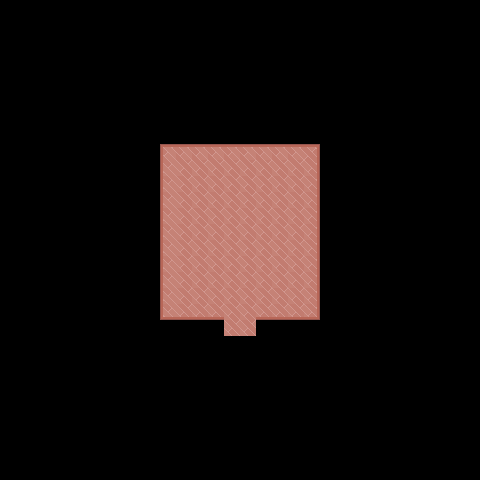

The image is a tile-based game level rendered from a .tmx file. Its description and complete source (layers, tilesets, objects, tile grids) follow:
An orthogonal 30x30 tile map with 16x16 px tiles, 3 tile layers (Background, Walls, FrontDoor), 2 tilesets.

<map version="1.10" tiledversion="1.11.2" orientation="orthogonal" renderorder="right-down" width="30" height="30" tilewidth="16" tileheight="16" infinite="0" nextlayerid="4" nextobjectid="1">
 <editorsettings>
  <export target="../src/phaser-client/public/assets/BasiliaTownStarterHomeInsideMap.json" format="json" />
 </editorsettings>
 <tileset firstgid="1" name="tileset_by_chaoticcherrycake_d5xdb0y" tilewidth="16" tileheight="16" tilecount="21000" columns="140">
  <image source="tileset_by_chaoticcherrycake_d5xdb0y.png" width="2240" height="2400" />
 </tileset>
 <tileset firstgid="21001" name="tileset_by_chaoticcherrycake_d5xdb0y" tilewidth="16" tileheight="16" tilecount="21000" columns="140">
  <image source="tileset_by_chaoticcherrycake_d5xdb0y.png" width="2240" height="2400" />
 </tileset>
 <layer id="1" name="Background" width="30" height="30">
  <data encoding="csv">
0,0,0,0,0,0,0,0,0,0,0,0,0,0,0,0,0,0,0,0,0,0,0,0,0,0,0,0,0,0,
0,0,0,0,0,0,0,0,0,0,0,0,0,0,0,0,0,0,0,0,0,0,0,0,0,0,0,0,0,0,
0,0,0,0,0,0,0,0,0,0,0,0,0,0,0,0,0,0,0,0,0,0,0,0,0,0,0,0,0,0,
0,0,0,0,0,0,0,0,0,0,0,0,0,0,0,0,0,0,0,0,0,0,0,0,0,0,0,0,0,0,
0,0,0,0,0,0,0,0,0,0,0,0,0,0,0,0,0,0,0,0,0,0,0,0,0,0,0,0,0,0,
0,0,0,0,0,0,0,0,0,0,0,0,0,0,0,0,0,0,0,0,0,0,0,0,0,0,0,0,0,0,
0,0,0,0,0,0,0,0,0,0,0,0,0,0,0,0,0,0,0,0,0,0,0,0,0,0,0,0,0,0,
0,0,0,0,0,0,0,0,0,0,0,0,0,0,0,0,0,0,0,0,0,0,0,0,0,0,0,0,0,0,
0,0,0,0,0,0,0,0,0,0,0,0,0,0,0,0,0,0,0,0,0,0,0,0,0,0,0,0,0,0,
0,0,0,0,0,0,0,0,0,0,2163,2165,2165,2165,2165,2165,2165,2165,2165,2166,0,0,0,0,0,0,0,0,0,0,
0,0,0,0,0,0,0,0,0,0,2303,2304,2304,2304,2304,2304,2304,2304,2304,2306,0,0,0,0,0,0,0,0,0,0,
0,0,0,0,0,0,0,0,0,0,2303,2304,2304,2304,2304,2304,2304,2304,2304,2306,0,0,0,0,0,0,0,0,0,0,
0,0,0,0,0,0,0,0,0,0,2303,2304,2304,2304,2304,2304,2304,2304,2304,2306,0,0,0,0,0,0,0,0,0,0,
0,0,0,0,0,0,0,0,0,0,2303,2304,2304,2304,2304,2304,2304,2304,2304,2306,0,0,0,0,0,0,0,0,0,0,
0,0,0,0,0,0,0,0,0,0,2303,2304,2304,2304,2304,2304,2304,2304,2304,2306,0,0,0,0,0,0,0,0,0,0,
0,0,0,0,0,0,0,0,0,0,2303,2304,2304,2304,2304,2304,2304,2304,2304,2306,0,0,0,0,0,0,0,0,0,0,
0,0,0,0,0,0,0,0,0,0,2303,2304,2304,2304,2304,2304,2304,2304,2304,2306,0,0,0,0,0,0,0,0,0,0,
0,0,0,0,0,0,0,0,0,0,2303,2304,2304,2304,2304,2304,2304,2304,2304,2306,0,0,0,0,0,0,0,0,0,0,
0,0,0,0,0,0,0,0,0,0,2303,2304,2304,2304,2304,2304,2304,2304,2304,2306,0,0,0,0,0,0,0,0,0,0,
0,0,0,0,0,0,0,0,0,0,2583,2584,2584,2584,2304,2304,2584,2584,2584,2586,0,0,0,0,0,0,0,0,0,0,
0,0,0,0,0,0,0,0,0,0,0,0,0,0,2304,2304,0,0,0,0,0,0,0,0,0,0,0,0,0,0,
0,0,0,0,0,0,0,0,0,0,0,0,0,0,0,0,0,0,0,0,0,0,0,0,0,0,0,0,0,0,
0,0,0,0,0,0,0,0,0,0,0,0,0,0,0,0,0,0,0,0,0,0,0,0,0,0,0,0,0,0,
0,0,0,0,0,0,0,0,0,0,0,0,0,0,0,0,0,0,0,0,0,0,0,0,0,0,0,0,0,0,
0,0,0,0,0,0,0,0,0,0,0,0,0,0,0,0,0,0,0,0,0,0,0,0,0,0,0,0,0,0,
0,0,0,0,0,0,0,0,0,0,0,0,0,0,0,0,0,0,0,0,0,0,0,0,0,0,0,0,0,0,
0,0,0,0,0,0,0,0,0,0,0,0,0,0,0,0,0,0,0,0,0,0,0,0,0,0,0,0,0,0,
0,0,0,0,0,0,0,0,0,0,0,0,0,0,0,0,0,0,0,0,0,0,0,0,0,0,0,0,0,0,
0,0,0,0,0,0,0,0,0,0,0,0,0,0,0,0,0,0,0,0,0,0,0,0,0,0,0,0,0,0,
0,0,0,0,0,0,0,0,0,0,0,0,0,0,0,0,0,0,0,0,0,0,0,0,0,0,0,0,0,0
</data>
 </layer>
 <layer id="2" name="Walls" width="30" height="30">
  <properties>
   <property name="ge_collide" type="bool" value="true" />
  </properties>
  <data encoding="csv">
0,0,0,0,0,0,0,0,0,0,0,0,0,0,0,0,0,0,0,0,0,0,0,0,0,0,0,0,0,0,
0,0,0,0,0,0,0,0,0,0,0,0,0,0,0,0,0,0,0,0,0,0,0,0,0,0,0,0,0,0,
0,0,0,0,0,0,0,0,0,0,0,0,0,0,0,0,0,0,0,0,0,0,0,0,0,0,0,0,0,0,
0,0,0,0,0,0,0,0,0,0,0,0,0,0,0,0,0,0,0,0,0,0,0,0,0,0,0,0,0,0,
0,0,0,0,0,0,0,0,0,0,0,0,0,0,0,0,0,0,0,0,0,0,0,0,0,0,0,0,0,0,
0,0,0,0,0,0,0,0,0,0,0,0,0,0,0,0,0,0,0,0,0,0,0,0,0,0,0,0,0,0,
0,0,0,0,0,0,0,0,0,0,0,0,0,0,0,0,0,0,0,0,0,0,0,0,0,0,0,0,0,0,
0,0,0,0,0,0,0,0,0,0,0,0,0,0,0,0,0,0,0,0,0,0,0,0,0,0,0,0,0,0,
0,0,0,0,0,0,0,0,0,3151,3151,3151,3151,3151,3151,3151,3151,3151,3151,3151,3151,0,0,0,0,0,0,0,0,0,
0,0,0,0,0,0,0,0,0,3151,0,0,0,0,0,0,0,0,0,0,3151,0,0,0,0,0,0,0,0,0,
0,0,0,0,0,0,0,0,0,3151,0,0,0,0,0,0,0,0,0,0,3151,0,0,0,0,0,0,0,0,0,
0,0,0,0,0,0,0,0,0,3151,0,0,0,0,0,0,0,0,0,0,3151,0,0,0,0,0,0,0,0,0,
0,0,0,0,0,0,0,0,0,3151,0,0,0,0,0,0,0,0,0,0,3151,0,0,0,0,0,0,0,0,0,
0,0,0,0,0,0,0,0,3151,3151,0,0,0,0,0,0,0,0,0,0,3151,0,0,0,0,0,0,0,0,0,
0,0,0,0,0,0,0,0,3151,3151,0,0,0,0,0,0,0,0,0,0,3151,0,0,0,0,0,0,0,0,0,
0,0,0,0,0,0,0,0,3151,3151,0,0,0,0,0,0,0,0,0,0,3151,0,0,0,0,0,0,0,0,0,
0,0,0,0,0,0,0,0,0,3151,0,0,0,0,0,0,0,0,0,0,3151,0,0,0,0,0,0,0,0,0,
0,0,0,0,0,0,0,0,0,3151,0,0,0,0,0,0,0,0,0,0,3151,0,0,0,0,0,0,0,0,0,
0,0,0,0,0,0,0,0,0,3151,0,0,0,0,0,0,0,0,0,0,3151,0,0,0,0,0,0,0,0,0,
0,0,0,0,0,0,0,0,0,3151,0,0,0,0,0,0,0,0,0,0,3151,0,0,0,0,0,0,0,0,0,
0,0,0,0,0,0,0,0,0,3151,3151,3151,3151,3151,0,0,3151,3151,3151,3151,3151,0,0,0,0,0,0,0,0,0,
0,0,0,0,0,0,0,0,0,0,0,0,0,3151,0,0,3151,0,0,0,0,0,0,0,0,0,0,0,0,0,
0,0,0,0,0,0,0,0,0,0,0,0,0,0,0,0,0,0,0,0,0,0,0,0,0,0,0,0,0,0,
0,0,0,0,0,0,0,0,0,0,0,0,0,0,0,0,0,0,0,0,0,0,0,0,0,0,0,0,0,0,
0,0,0,0,0,0,0,0,0,0,0,0,0,0,0,0,0,0,0,0,0,0,0,0,0,0,0,0,0,0,
0,0,0,0,0,0,0,0,0,0,0,0,0,0,0,0,0,0,0,0,0,0,0,0,0,0,0,0,0,0,
0,0,0,0,0,0,0,0,0,0,0,0,0,0,0,0,0,0,0,0,0,0,0,0,0,0,0,0,0,0,
0,0,0,0,0,0,0,0,0,0,0,0,0,0,0,0,0,0,0,0,0,0,0,0,0,0,0,0,0,0,
0,0,0,0,0,0,0,0,0,0,0,0,0,0,0,0,0,0,0,0,0,0,0,0,0,0,0,0,0,0,
0,0,0,0,0,0,0,0,0,0,0,0,0,0,0,0,0,0,0,0,0,0,0,0,0,0,0,0,0,0
</data>
 </layer>
 <layer id="3" name="FrontDoor" width="30" height="30">
  <properties>
   <property name="ge_scene" value="{&quot;StartPosition&quot;: {&quot;x&quot;: 4, &quot;y&quot;: 23}, &quot;SceneName&quot;: &quot;BasiliaTownScene&quot;}" />
  </properties>
  <data encoding="csv">
0,0,0,0,0,0,0,0,0,0,0,0,0,0,0,0,0,0,0,0,0,0,0,0,0,0,0,0,0,0,
0,0,0,0,0,0,0,0,0,0,0,0,0,0,0,0,0,0,0,0,0,0,0,0,0,0,0,0,0,0,
0,0,0,0,0,0,0,0,0,0,0,0,0,0,0,0,0,0,0,0,0,0,0,0,0,0,0,0,0,0,
0,0,0,0,0,0,0,0,0,0,0,0,0,0,0,0,0,0,0,0,0,0,0,0,0,0,0,0,0,0,
0,0,0,0,0,0,0,0,0,0,0,0,0,0,0,0,0,0,0,0,0,0,0,0,0,0,0,0,0,0,
0,0,0,0,0,0,0,0,0,0,0,0,0,0,0,0,0,0,0,0,0,0,0,0,0,0,0,0,0,0,
0,0,0,0,0,0,0,0,0,0,0,0,0,0,0,0,0,0,0,0,0,0,0,0,0,0,0,0,0,0,
0,0,0,0,0,0,0,0,0,0,0,0,0,0,0,0,0,0,0,0,0,0,0,0,0,0,0,0,0,0,
0,0,0,0,0,0,0,0,0,0,0,0,0,0,0,0,0,0,0,0,0,0,0,0,0,0,0,0,0,0,
0,0,0,0,0,0,0,0,0,0,0,0,0,0,0,0,0,0,0,0,0,0,0,0,0,0,0,0,0,0,
0,0,0,0,0,0,0,0,0,0,0,0,0,0,0,0,0,0,0,0,0,0,0,0,0,0,0,0,0,0,
0,0,0,0,0,0,0,0,0,0,0,0,0,0,0,0,0,0,0,0,0,0,0,0,0,0,0,0,0,0,
0,0,0,0,0,0,0,0,0,0,0,0,0,0,0,0,0,0,0,0,0,0,0,0,0,0,0,0,0,0,
0,0,0,0,0,0,0,0,0,0,0,0,0,0,0,0,0,0,0,0,0,0,0,0,0,0,0,0,0,0,
0,0,0,0,0,0,0,0,0,0,0,0,0,0,0,0,0,0,0,0,0,0,0,0,0,0,0,0,0,0,
0,0,0,0,0,0,0,0,0,0,0,0,0,0,0,0,0,0,0,0,0,0,0,0,0,0,0,0,0,0,
0,0,0,0,0,0,0,0,0,0,0,0,0,0,0,0,0,0,0,0,0,0,0,0,0,0,0,0,0,0,
0,0,0,0,0,0,0,0,0,0,0,0,0,0,0,0,0,0,0,0,0,0,0,0,0,0,0,0,0,0,
0,0,0,0,0,0,0,0,0,0,0,0,0,0,0,0,0,0,0,0,0,0,0,0,0,0,0,0,0,0,
0,0,0,0,0,0,0,0,0,0,0,0,0,0,0,0,0,0,0,0,0,0,0,0,0,0,0,0,0,0,
0,0,0,0,0,0,0,0,0,0,0,0,0,0,0,0,0,0,0,0,0,0,0,0,0,0,0,0,0,0,
0,0,0,0,0,0,0,0,0,0,0,0,0,0,3932,3932,0,0,0,0,0,0,0,0,0,0,0,0,0,0,
0,0,0,0,0,0,0,0,0,0,0,0,0,0,0,0,0,0,0,0,0,0,0,0,0,0,0,0,0,0,
0,0,0,0,0,0,0,0,0,0,0,0,0,0,0,0,0,0,0,0,0,0,0,0,0,0,0,0,0,0,
0,0,0,0,0,0,0,0,0,0,0,0,0,0,0,0,0,0,0,0,0,0,0,0,0,0,0,0,0,0,
0,0,0,0,0,0,0,0,0,0,0,0,0,0,0,0,0,0,0,0,0,0,0,0,0,0,0,0,0,0,
0,0,0,0,0,0,0,0,0,0,0,0,0,0,0,0,0,0,0,0,0,0,0,0,0,0,0,0,0,0,
0,0,0,0,0,0,0,0,0,0,0,0,0,0,0,0,0,0,0,0,0,0,0,0,0,0,0,0,0,0,
0,0,0,0,0,0,0,0,0,0,0,0,0,0,0,0,0,0,0,0,0,0,0,0,0,0,0,0,0,0,
0,0,0,0,0,0,0,0,0,0,0,0,0,0,0,0,0,0,0,0,0,0,0,0,0,0,0,0,0,0
</data>
 </layer>
</map>
